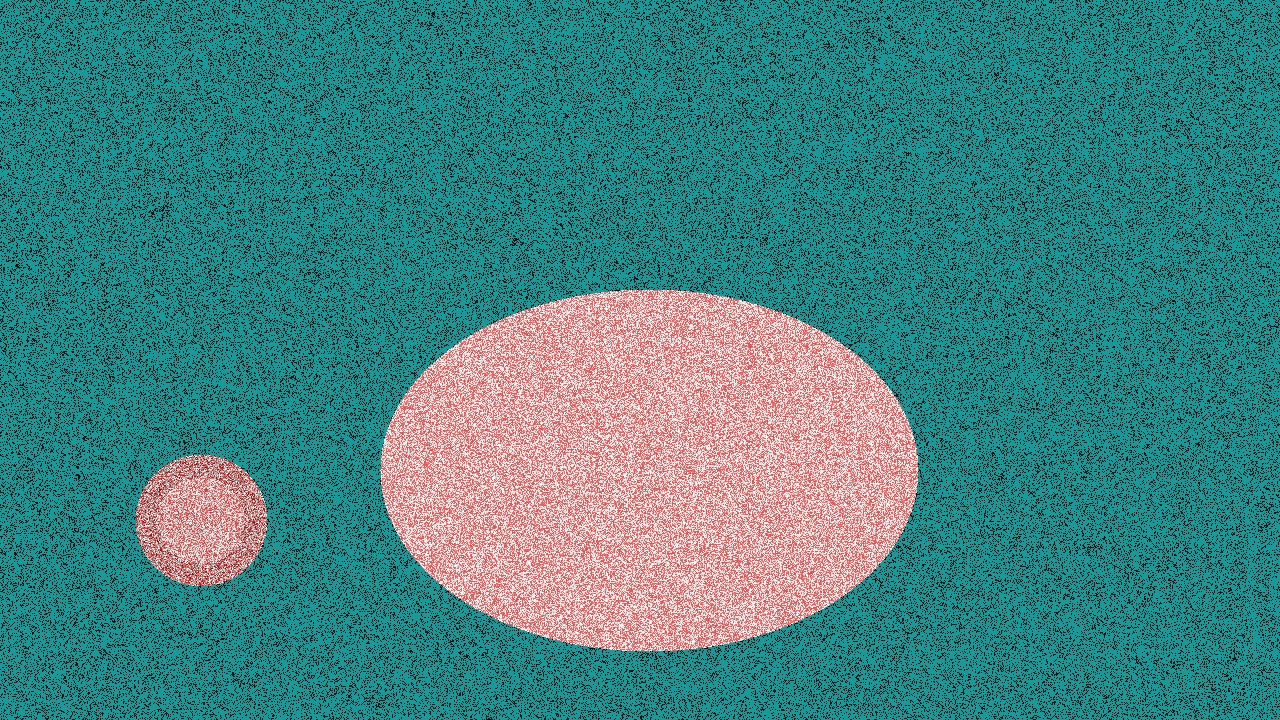
#> input picture PythonImageProcessing/Finalfinal.jpg, 1280 x 720 px
$ python objectdetec.py
#> lines starting #> are read from the running program, lines starting #| are printed output that depends on the picture; after the words box and inside, x2 and y2 are one past the last pixel; in counts of white or black regions, pixels touching at a corner belong together
import cv2
import numpy as np

font = cv2.FONT_HERSHEY_COMPLEX

wid = 720
heig = 1280
while True:
    # Reads the frame
    frame = cv2.imread("Finalfinal.jpg")
#> frame is the input picture: shape (720, 1280, 3); mean B, G, R 131.2, 130.7, 66.7
    # frame = cv2.resize(frame, (wid, heig))
    # reduces any image noise
    blurred = cv2.GaussianBlur(frame, (5, 5), 0)
    # converts that image to HSV according to the RGB values of each pixel
    hsv = cv2.cvtColor(blurred, cv2.COLOR_BGR2HSV)
#> hsv: shape (720, 1280, 3); mean H, S, V 82.5, 163.9, 141.2
    # Stores an array of lower and higher HSVs
    l_b = np.array([80, 130, 0])
    u_b = np.array([255, 255, 255])
    # creates a mask of the particular lower and higher values on the hsv image
    mask = cv2.inRange(hsv, l_b, u_b)
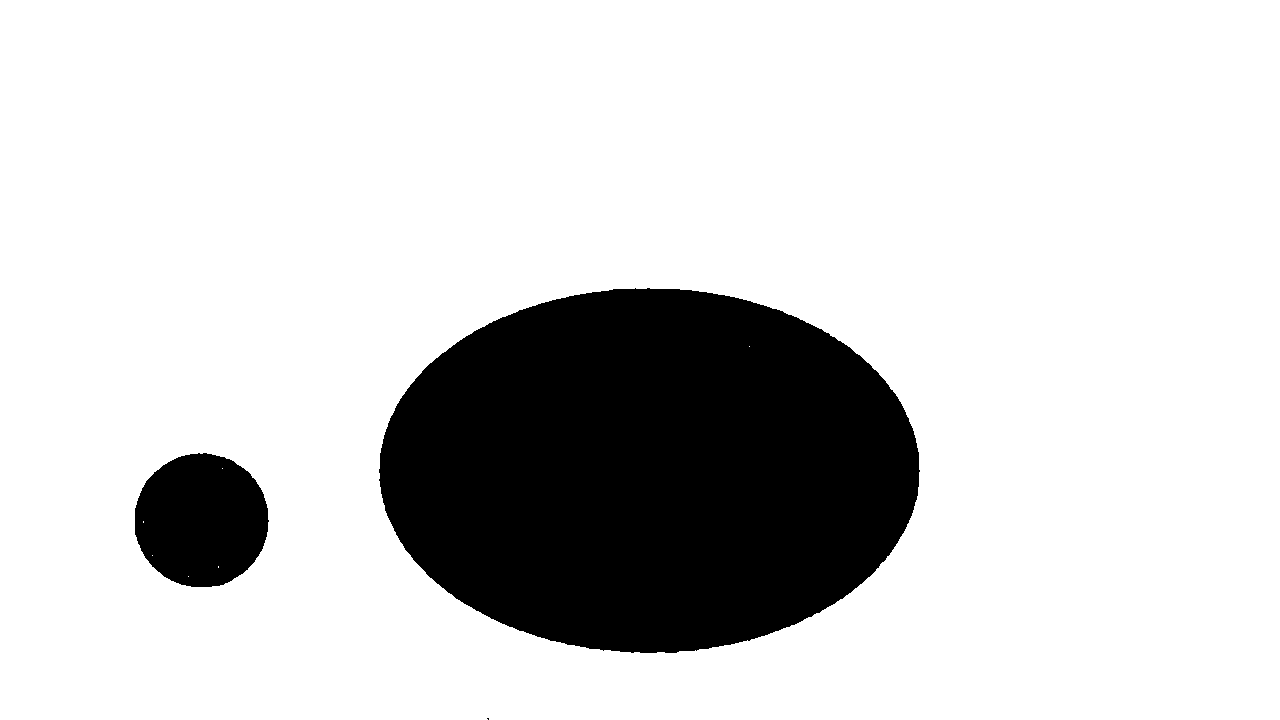
#> mask: shape (720, 1280); 81.7% white; 3 black regions (1 under 20 px)
    # chooses only the masked image from the original frame
    result = cv2.bitwise_and(frame, frame, mask=mask)
    # finds the contours for better analysis of the particular masked object
    contours, hierarchy = cv2.findContours(mask, cv2.RETR_TREE, cv2.CHAIN_APPROX_NONE)
#> contours = 9 contours, 6 with area under 20; largest, box (x1, y1, x2, y2) and area: (0, 0, 1280, 720) 919596, (378, 287, 921, 654) 155356, (134, 452, 270, 588) 14294

    rectangle_bgr = (255, 255, 255)

    for contour in contours:
        # finds the moments of those continuous points in the contour
        M = cv2.moments(contour)
        if not M["m00"]:
            continue
        #     Finds the x and y coordinates of the center of the contours
        cX = int(M["m10"] / M["m00"])
        cY = int(M["m01"] / M["m00"])

        # draws the contours on the resulting image
        cv2.drawContours(result, [contour], -1, (255, 255, 255), 1)
        center = cv2.circle(result, (cX, cY), 2, (255, 255, 255), -1)
        print("Cx = ", cX, "Cy = ", cY)
        # extracts the particular colours of the center of the image
        blue = frame[cX, cY, 0]
        green = frame[cX, cY, 1]
        red = frame[cX, cY, 2]
        # print("0", blue)
        # print("1", green)
        # print("2", red)
        # calculates temperature according to the conversion formula
        temp = blue + (green * 256) + (red * 256 * 256)
        temp = int(temp * 0.5960464832810451555875)
        # temperature of center of image
        if temp == 1702206:
            continue
        box_coords = ((cX, cY), (cX + 170, cY - 28))
        cv2.rectangle(frame, box_coords[0], box_coords[1], rectangle_bgr, cv2.FILLED)
        cv2.putText(frame, str(temp) + "K", (cX, cY), font, 1, (0, 0, 0), 2)

        print("Temperature = ", temp)
#> this loop made 9 passes
#> contour on passes 3, 4, 5, 6, 7, 9: [[188, 576]], [[218, 566], [218, 567]], [[152, 555]], [[143, 521], [143, 522]], [[222, 468]], [[749, 346]]
#> (cX, cY, blue, green, red, temp, box_coords) on passes 2, 8: (201, 519, 148, 148, 42, 1663296, ((201, 519), (371, 491))), (649, 470, 152, 151, 29, 1155943, ((649, 470), (819, 442)))
#| Cx =  639 Cy =  359
#| Cx =  201 Cy =  519
#| Temperature =  1663296
#| Cx =  649 Cy =  470
#| Temperature =  1155943
#> pass 2, `center = cv2.circle(result, (cX, cY), 2, (255, 255, 255), -1)`:
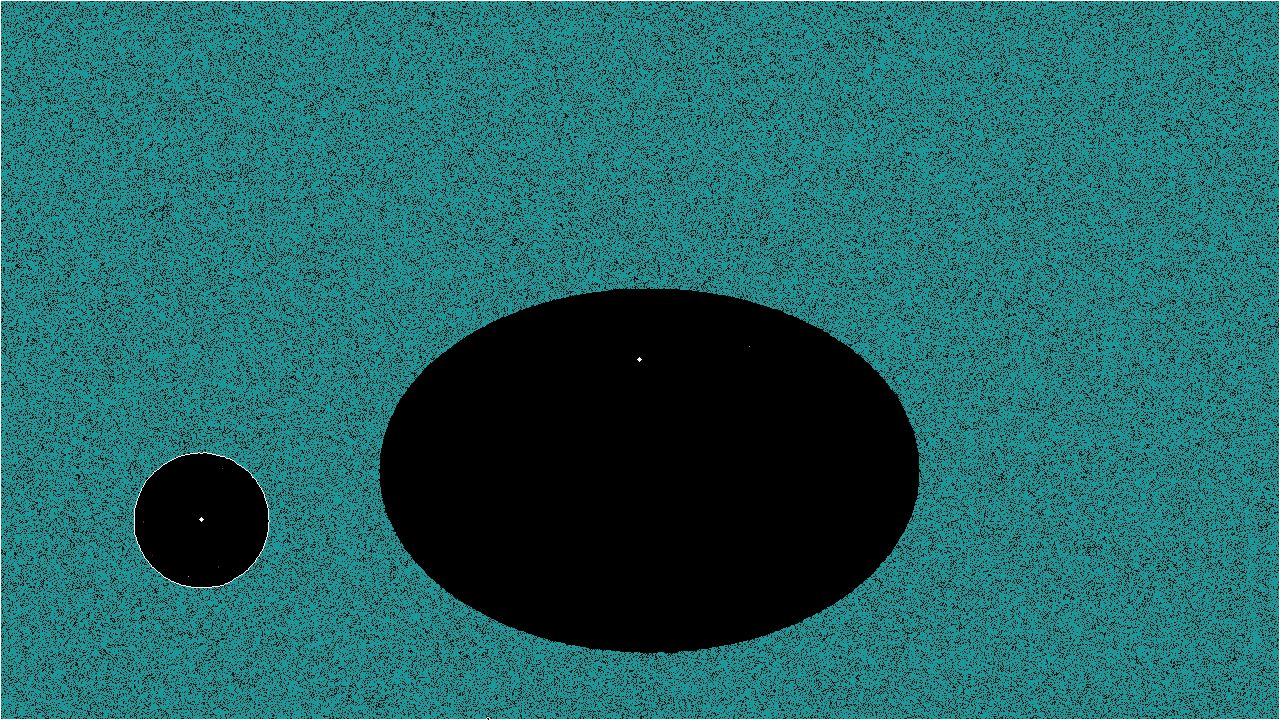
#> center: shape (720, 1280, 3); mean B, G, R 101.6, 101.1, 28
#> after the loop:
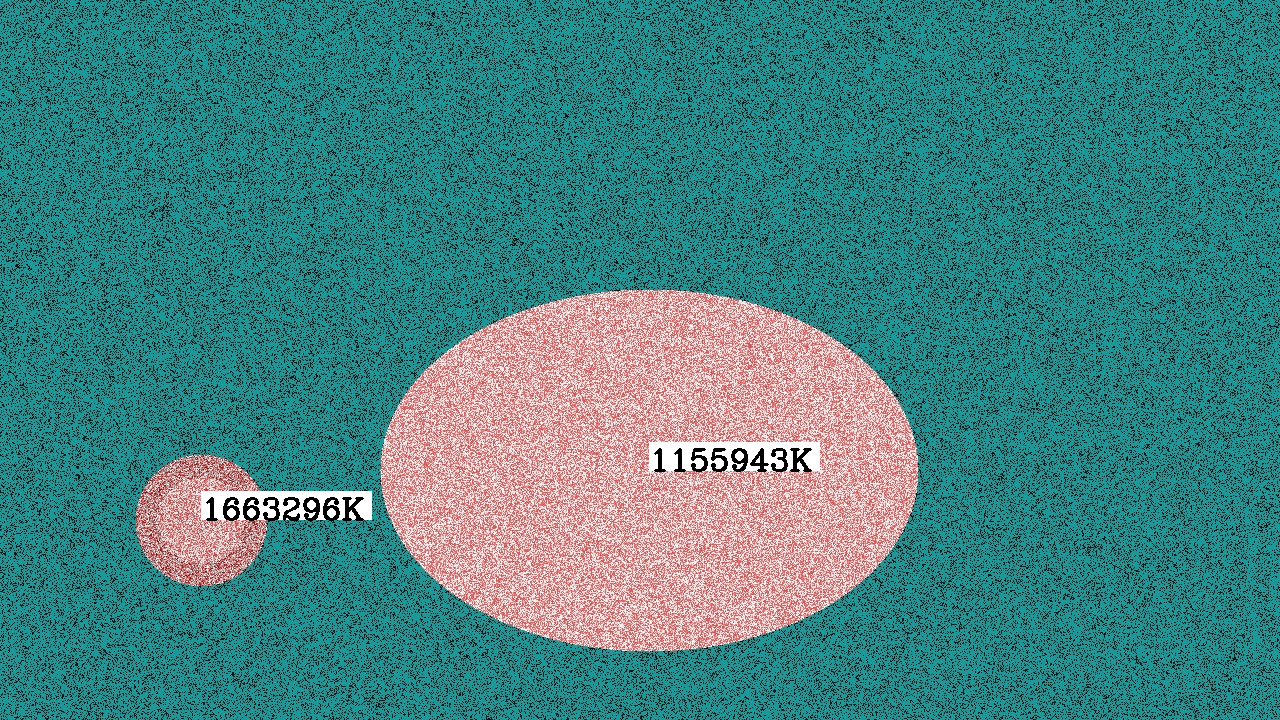
#> frame: shape (720, 1280, 3); 1.09% of pixels changed, all inside (x1, y1, x2, y2) = (201, 442, 820, 521)
#> after the loop:
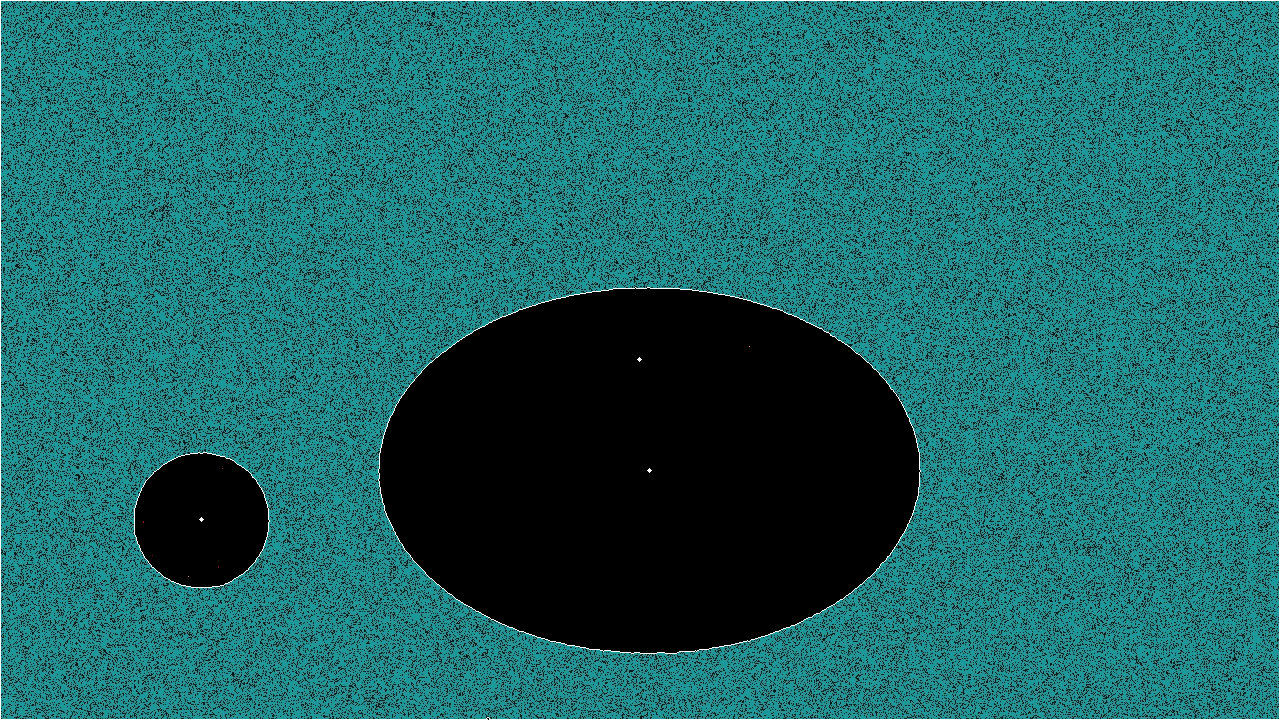
#> result: shape (720, 1280, 3); mean B, G, R 101.8, 101.3, 28.3

    cv2.imshow("Original", frame)
    cv2.imshow("RESULT", result)
    cv2.imshow("Mask", mask)
    cv2.imshow("HSVimage", hsv)
    # cv2.imwrite("OriginalImage.jpg", frame)
    # cv2.imwrite("Result.jpg", result)

    key = cv2.waitKey(1)
#> (key Esc is pressed here)
    if key == 27:
        break
cv2.destroyAllWindows()
